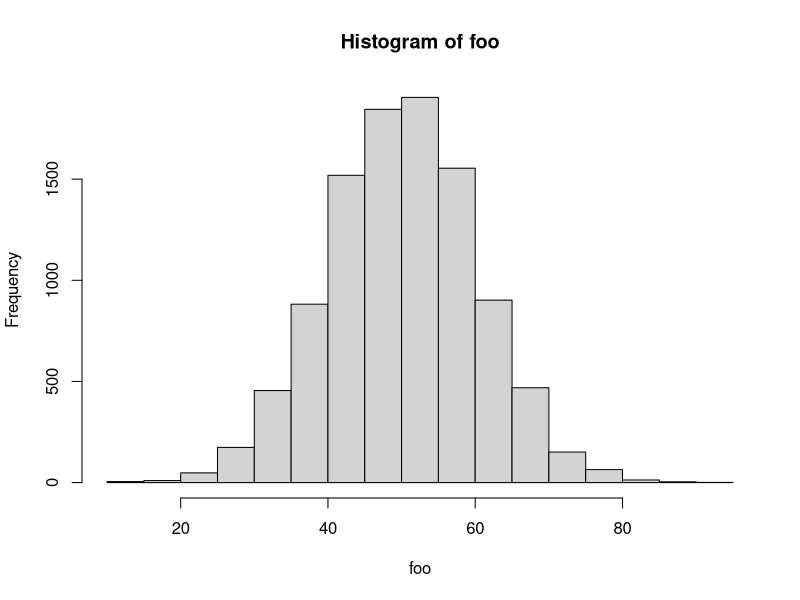
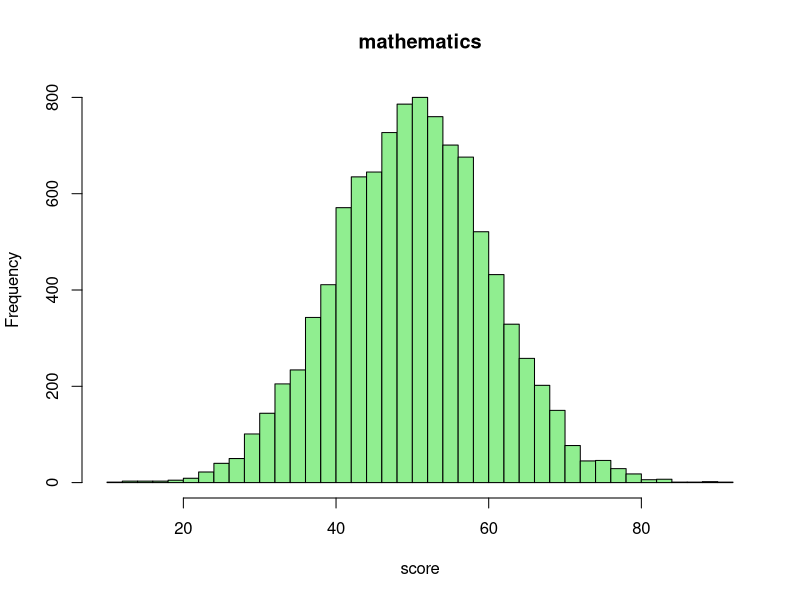

Recreate these plots in R, in order. (Note: this script raises an error after producing the figures.)
### 第3講 サンプルコード

#' @exercise R言語における関数

sin(x = pi/2) # "引数名 = 値" で指定 
sin(pi/2) # 上と同値 (引数と値の関係が明かなら引数名は省略可能)

help(log) # ヘルプを表示して使い方を確認する
x <- 16; b <- 2 # xやbに適当な数値を代入する．1行で複数の処理を行う場合は ; を用いて並べる
log(x = x, base = b) # 底をbとする対数
log(x, b) # 上と同値
log(base = b, x = x) # 上と同値
log(b, x) # 上と異なる (=log(x = b, base = x))
log(x) # 自然対数 (既定値による計算 =log(x, base = exp(1)))

#' 正規乱数を生成する関数
help(rnorm) # Help タブから指定しても良い
#' ヒストグラムを表示する関数
?hist # help(hist) と同値

rnorm(5) # 平均0 分散1 の正規乱数を5個生成
rnorm(5, mean = 10) # 平均10 分散1 の正規乱数を5個生成
rnorm(sd = 0.1, n = 5) # 平均0 分散0.01 の正規乱数を5個生成
rnorm(n = 5, mean = 2, sd = 2) # 平均2 分散4 の正規乱数を5個生成

foo <- rnorm(n = 10000, mean = 50, sd = 10) # 平均50 標準偏差10 の正規乱数
hist(foo) # データ以外全て既定値で表示
hist(foo, # 既定値のいくつかを変更する
     breaks = 30, # ビンを30程度に調整する
     col = "lightgreen", # 色の指定
     main = "mathematics", # タイトルの指定
     xlab = "score") # x軸ラベルの指定
#' Plots タブで描画結果を確認

#' ---------------------------------------------------------------------------
#' @practice 関数の使い方
#'
#' sample を調べる
help(sample)
#' サイコロを1回振る試行
sample(x = 1:6, size = 1)
#' サイコロを10回振る試行
sample(x = 1:6, size = 10) # エラーになる
sample(x = 1:6, size = 10, replace = TRUE)
#' 1が他の目の3倍出易いサイコロ
sample(1:6, 10, replace = TRUE, prob = c(3, rep(1,5))) # 引数の一部を省略
#' 1から6をランダムに並べ替える
sample(1:6, 6) # 既定値ではreplaceしない(復元抽出しない)ので並べ替えになる
#' ---------------------------------------------------------------------------

#' @exercise 関数の定義

foo <- function(r){
  volume <- (4/3) * pi * r^3 # 球の体積
  surface <- 4 * pi * r^2     # 球の表面積
  out <- c(volume, surface) # 返り値のベクトルを作る
  names(out) <- c("volume", "surface_area") # 返り値の要素に名前を付ける
  return(out) # 値を返す
}
foo(r = 2) # 実行
foo(3)

bar <- function(a, r, n = 5){
  out <- a*r^(1:n-1) # 1:n-1 と 1:(n-1) は異なるので注意
  return(out) # 値を返す
}
bar(1, 2) # 初項1 公比2 の最初の5項
bar(1, 2, 10) # 初項1 公比2 の最初の10項
bar(n = 10, 1, 2) # 変数名を指定すると引数の位置を変えることができる
bar(r = 0.5, n = 10, a = 512) # 同上

#' @exercise 三角形の面積を計算する関数

my_heron <- function(x, y, z){
  #' 関数名は上書きされるので独特の名前にするのがお薦め
  s <- (x+y+z)/2 # 補助変数 s の計算
  S <- sqrt(s*(s-x)*(s-y)*(s-z)) # ヘロンの公式による面積の計算
  return(S) # 面積を返す
}
my_heron(3, 4, 5) # よく知られた直角三角形を使って計算結果を確認する
my_heron(12, 13, 5)

#' ---------------------------------------------------------------------------
#' @practice 自作関数の定義
#'
#' 和 (summation) を計算する関数
my_sum <- function(n){
  out <- sum(1:n) # 1からnまでの整数を生成して和を求める
  return(out)
}
my_sum(10) # 1から10までの和は?
#' 別解
my_sum2 <- function(n){
  out <- n*(n+1)/2 # 等差数列の和を利用した場合
  return(out)
}
my_sum2(10)
#' 階乗 (factorial) を計算する関数
my_fact <- function(n){
  out <- prod(1:n) # 1からnまでの整数を生成して積を求める
  return(out)
}
my_fact(5) # 5! は?
#' ---------------------------------------------------------------------------

#' @exercise 制御構造

today <- 20240426 # 今日の日付
if(today %% 19 == 0) {# %% は余りを計算
  print("割り切れます．商は以下の値です．") 
  print(today %/% 19) # 商を表示
} else { # {}で囲まれたブロックが1つのまとまった処理に対応する
  print("割り切れません．余りは以下の値です．")
  print(today %% 19) # 余りを表示
}

print(LETTERS) # LETTERS ベクトルの内容を表示
for(i in c(20,15,11,25,15)) {
  print(LETTERS[i]) # 順番に表示
}

(n <- 2*11*17*31) # 分解の対象．今日の日付や my_fact(5) なども試してみよ
p <- 2 # 最初に調べる数
while(n != 1){ # 商(for文の中で計算している)が1になるまで計算する
  if(n%%p == 0) { # 余りが0か確認
    print(p) # 割り切った数を表示
    n <- n/p # 商を計算して分解の対象を更新
  } else {
    p <- p+1 # 割り切れない場合は次の数を調べる
  } # 更新される p は素数とは限らないのに上手く動く理由を考えてみよう
}

#' @exercise nの階乗を求める関数 (for文を用いた例)

my_fact1 <- function(n){
  val <- 1 # 初期値の代入
  for(i in 1:n){ # 1からnまで順に掛ける
    val <- val*i
  }
  return(val) # 計算結果を返す
}
my_fact1(4) # 正しい
my_fact1(3) # 正しい
my_fact1(2) # 正しい
my_fact1(1) # 正しい
my_fact1(0) # 間違い (0!=1)

#' @exercise nの階乗を求める関数 (if文を用いた修正版)

my_fact2 <- function(n){
  if(n==0){ # n=0 か確認して分岐する
    return(1)
  } else {
    val <- 1
    for(i in 1:n){ val <- val*i }
    return(val)
  }
}
my_fact2(4) # 正しい
my_fact2(3) # 正しい
my_fact2(2) # 正しい
my_fact2(1) # 正しい
my_fact2(0) # 正しい

#' @exercise nの階乗を求める関数 (while文を用いた例)

my_fact3 <- function(n){
  val <- 1 # 初期値の代入
  while(n>0){ # nから1まで順に掛ける．nが0なら計算しない
    val <- val*n
    n <- n-1
  }
  return(val)
}
my_fact3(4) # 正しい
my_fact3(3) # 正しい
my_fact3(2) # 正しい
my_fact3(1) # 正しい
my_fact3(0) # 正しい

#' @notes
#' 再帰を用いて書くこともできる
my_fact4 <- function(n){
  if(n<0) return(NA)
  if(n == 0 | n == 1) return(1)
  return(n * my_fact4(n-1))
}
sapply(-2:5, my_fact4) # -2から5を my_fact4 で計算した結果を返す

#' ---------------------------------------------------------------------------
#' @practice 制御構造
#'
#' Fibonacci 数を返す関数
my_fibo <- function(n){
  f0 <- 0 # 第0項の設定
  f1 <- 1 # 第1項の設定
  if(n<0) {
    print("計算できません")
    return(NA) # 欠損値を返す
  }
  if(n==0) { # n=0の場合
    return(f0)
  }
  if(n==1) { # n=1の場合
    return(f1)
  }
  for(i in 2:n) { # n>=2の場合
    fn <- f1 + f0 # fn = fn-1 + fn-2 の計算
    f0 <- f1 # fn-2 の値の更新 (f0が覚えておく)
    f1 <- fn # fn-1 の値の更新 (f1が覚えておく)
  }
  return(fn) # 計算結果を返す
}
#' Fibonacci 数を6項目まで計算
c(my_fibo(1),my_fibo(2),my_fibo(3),my_fibo(4),my_fibo(5),my_fibo(6))
#' 同じ関数に別の値を入れて計算する方法はいくつか用意されている
sapply(1:30, my_fibo)
#'
#' 行列の列の平均を計算する関数
my_col_ave <- function(X) {
  ave <- rep(0, length = ncol(X)) # 平均を記録するベクトルを用意
  for(i in 1:ncol(X)){ # 列ごとに計算
    ave[i] <- sum(X[,i])/nrow(X) # 平均の定義に従って計算
    ## ave[i] <- mean(X[,i]) # 平均を計算する関数を用いても良い
  }
  return(ave)
}
(A <- matrix(1:12,3,4,byrow=TRUE))
my_col_ave(A) # 正しい答えを返す
(x <- 1:12)
my_col_ave(x) # うまく動かない
#'
#' ベクトルと行列を扱えるように修正
my_col_ave <- function(X){ 
  if(is.vector(X)){ # ベクトルとそれ以外の場合分け
    ave <- mean(X)
  } else { # ベクトル以外は行列と想定して計算
    ave <- rep(0,length=ncol(X))
    for(i in 1:ncol(X)){
      ave[i] <- mean(X[,i])
    }
  }
  return(ave)
}
my_col_ave(A)
my_col_ave(x) # 正しい答えを返す
#' ---------------------------------------------------------------------------
